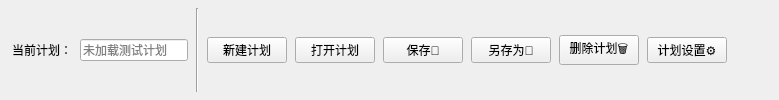
      <widget class="QFrame" name="topBar">
       <layout class="QHBoxLayout" name="topBarLayout">
        <property name="leftMargin">
         <number>12</number>
        </property>
        <property name="topMargin">
         <number>8</number>
        </property>
        <property name="rightMargin">
         <number>12</number>
        </property>
        <property name="bottomMargin">
         <number>8</number>
        </property>
        <property name="spacing">
         <number>8</number>
        </property>
        <item>
         <widget class="QLabel" name="label_currentPlan">
          <property name="text">
           <string>当前计划：</string>
          </property>
         </widget>
        </item>
        <item>
         <widget class="QLineEdit" name="lineEdit_currentPlan">
          <property name="readOnly">
           <bool>true</bool>
          </property>
          <property name="placeholderText">
           <string>未加载测试计划</string>
          </property>
         </widget>
        </item>
        <item>
         <widget class="QFrame" name="sep1">
          <property name="frameShape">
           <enum>QFrame::VLine</enum>
          </property>
          <property name="frameShadow">
           <enum>QFrame::Sunken</enum>
          </property>
         </widget>
        </item>
        <item>
         <widget class="QPushButton" name="btn_newPlan">
          <property name="text">
           <string>新建计划</string>
          </property>
         </widget>
        </item>
        <item>
         <widget class="QPushButton" name="btn_openPlan">
          <property name="text">
           <string>打开计划</string>
          </property>
         </widget>
        </item>
        <item>
         <widget class="QPushButton" name="btn_savePlan">
          <property name="text">
           <string>保存💾</string>
          </property>
         </widget>
        </item>
        <item>
         <widget class="QPushButton" name="btn_saveAs">
          <property name="text">
           <string>另存为📄</string>
          </property>
         </widget>
        </item>
        <item>
         <widget class="QPushButton" name="btn_deletePlan">
          <property name="text">
           <string>删除计划🗑️</string>
          </property>
         </widget>
        </item>
        <item>
         <widget class="QPushButton" name="btn_planSettings">
          <property name="text">
           <string>计划设置⚙️</string>
          </property>
         </widget>
        </item>
        <item>
         <spacer name="hSpacer_top">
          <property name="orientation">
           <enum>Qt::Horizontal</enum>
          </property>
          <property name="sizeHint" stdset="0">
           <size>
            <width>40</width>
            <height>20</height>
           </size>
          </property>
         </spacer>
        </item>
       </layout>
      </widget>
